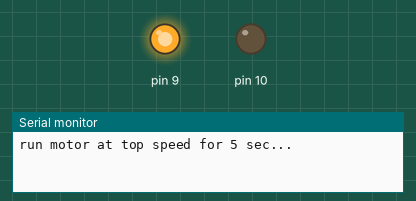
This sketch was run on a simulated Arduino Uno, built with avr-gcc and run on an emulated ATmega328P. On the bench: output pins drawn as LEDs (lit = HIGH), the last lines printed to the serial monitor.

Above: at 0.05 s.
At 6.25 s:
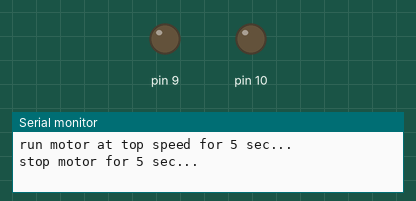
At 12.45 s:
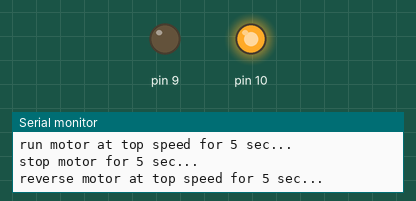
At 24.95 s:
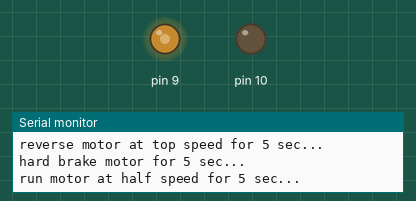
Timing chart, 0 to 32.5 s (numbered marks = the images above):
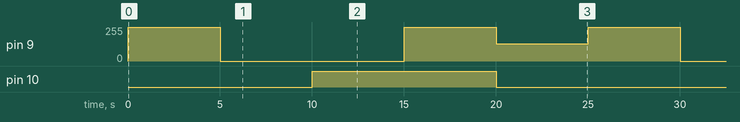

The sketch:

h450-motor-example.ino
```cpp
// h450-motor-example.ino
// rev 1 - May 2023 - shabaz


// *************************************************
// ******** Start of Motor Driver Code *************
// *************************************************
#define PWMWRITE analogWrite

class Motor
{
  public:
    // Motor objects require two PWM-capable pins
    Motor(byte driverPin1, byte driverPin2);
    // Run the motor with direction [0..1] and speed [0..255]
    void run(byte direction, byte speed);
    // Stop the motor. If optional brake value is 1 then motor is rapidly halted
    void stop(byte brake);
  private:


    byte mDriverPin1;
    byte mDriverPin2;
};

Motor::Motor(byte driverPin1, byte driverPin2)
:mDriverPin1(driverPin1), mDriverPin2(driverPin2)
{
  // Motor object constructor
  pinMode(mDriverPin1, OUTPUT);
  pinMode(mDriverPin2, OUTPUT);
  PWMWRITE(mDriverPin1, 0);
  PWMWRITE(mDriverPin2, 0);
}

void Motor::run(byte direction, byte speed)
{
  if (direction==0) {
    PWMWRITE(mDriverPin2, 0);
    PWMWRITE(mDriverPin1, speed);
  } else {
    PWMWRITE(mDriverPin1, 0);
    PWMWRITE(mDriverPin2, speed);
  }
}

void Motor::stop(byte brake=0)
{
  if (brake==0) {
    this->run(0,0);
  } else {
    PWMWRITE(mDriverPin1, 255);
    PWMWRITE(mDriverPin2, 255);
  }
}

// *************************************************
// ********** End of Motor Driver Code *************
// *************************************************

// defines
#define FOREVER 1
#define DELAY_MS delay
#define HARD_BRAKE 1
#define MAX_SPEED 255
#define DIR_CW 0
#define DIR_CCW 1

// create Motor objects
Motor mymotor(9,10);

void setup() {
  // put your setup code here, to run once:
  Serial.begin(115200);

}

void loop() {
  // put your main code here, to run repeatedly:

  while(FOREVER) {
    Serial.print("run motor at top speed for 5 sec...\n");
    mymotor.run(DIR_CW, MAX_SPEED);
    DELAY_MS(5000);
    Serial.print("stop motor for 5 sec...\n");
    mymotor.stop();
    DELAY_MS(5000);
    Serial.print("reverse motor at top speed for 5 sec...\n");
    mymotor.run(DIR_CCW, MAX_SPEED);
    DELAY_MS(5000);
    Serial.print("hard brake motor for 5 sec...\n");
    mymotor.stop(HARD_BRAKE);
    DELAY_MS(5000);
    Serial.print("run motor at half speed for 5 sec...\n");
    mymotor.run(DIR_CW, 128);
    DELAY_MS(5000);
  }

}
```

Measured:
- by itself, pin 9: repeats every 25.0 s: 0/255 10.0 s, 255/255 5.0 s, 128/255 5.0 s, 255/255 5.0 s
- by itself, pin 10: alternates HIGH for 10.0 s and LOW for 15.0 s
